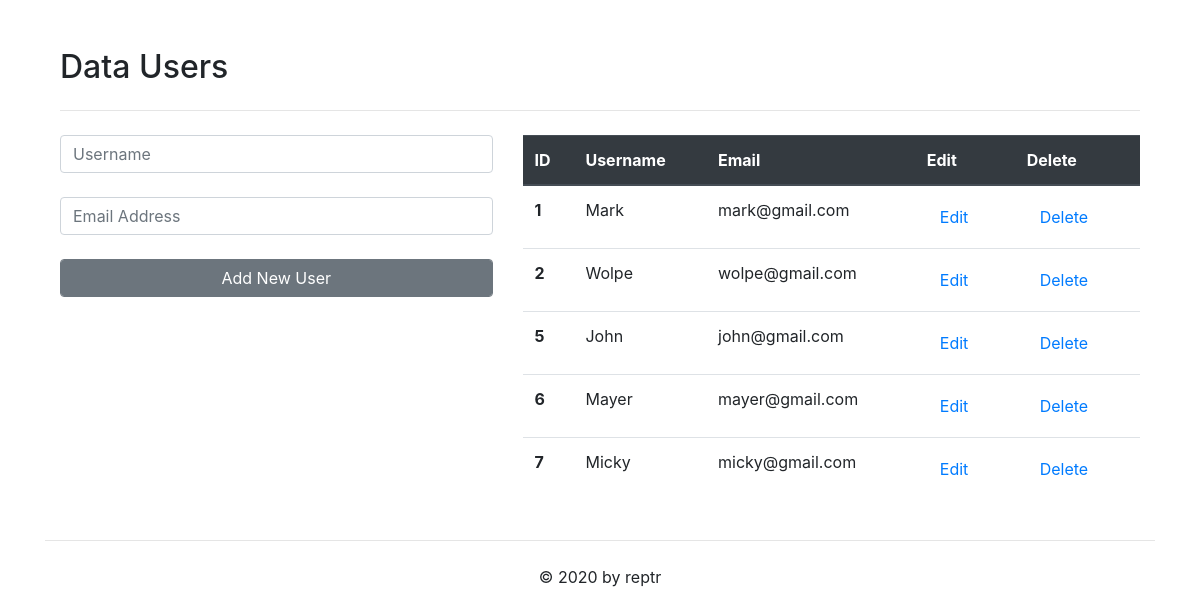
The page / on the database its author committed.
### tables this page shows
CREATE TABLE `users` (
  `user_id` int(11) NOT NULL,
  `user_name` varchar(50) NOT NULL,
  `user_email` varchar(100) NOT NULL,
  `user_password` varchar(255) NOT NULL
);

### index.php (the view, shortened to what this page needs)
<?php require_once('./includes/header.php') ?>
<body>
    <div class="container">
        <div class="col-md-12">
            <h2 class="mt-5">Data Users</h2>
            <hr class="my-4">
            <div class="row mt-2">
                <div class="col-md-5">
                    <form class="form-group" action="./index.php" method="POST">
                        <input type="text" class="form-control" placeholder="Username" name="username">
                        <br>
                        <input type="text" class="form-control" placeholder="Email Address" name="email">
                        <br>
                        <button type="submit" class="form-control btn btn-secondary" name="addNewUser">Add New User</button>
                    </form>
                </div>
                <div class="col-md-7">
                    <table class="table py-5">
                        <thead class="thead-dark">
                            <tr>
                                <th scope="col">ID</th>
                                <th scope="col">Username</th>
                                <th scope="col">Email</th>
                                <th scope="col">Edit</th>
                                <th scope="col">Delete</th>
                            </tr>
                        </thead>
                        <tbody>
                            <?php
                                $sql = 'SELECT * FROM users';
                                $stmt = $pdo->prepare($sql);
                                $stmt->execute();
                                while ($users = $stmt->fetch(PDO::FETCH_ASSOC)) {
                                    $user_id    = $users['user_id'];
                                    $user_name  = $users['user_name'];
                                    $user_email = $users['user_email'];
                            ?>
                                    <tr>
                                        <th><?= $user_id ?></th>
                                        <td><?= $user_name ?></td>
                                        <td><?= $user_email ?></td>
                                        <td>
                                            <form action="edit-user.php" method="POST">
                                                <input type="submit" class="btn btn-link" value="Edit" name="submit">
                                            </form>
                                        </td>
                                        <td>
                                            <form action="index.php" method="POST">
                                                <input type="submit" class="btn btn-link" value="Delete" name="submit">
                                            </form>
                                        </td>
                                    </tr>
                            <?php
                                }
                            ?>
                        </tbody>
                    </table>
                </div>
            </div>
        </div>
    </div>
    <?php require_once('./includes/footer.php') ?>

### includes/header.php (shortened to what this page needs)
<!DOCTYPE html>
<html lang="en">
<head>
    <link rel="stylesheet" href="./css/bootstrap.min.css">
</head>

### includes/footer.php
    <div class="container">
        <hr class="my-4">
        <div class="text-center">
            &copy; 2020 by reptr
        </div>
    </div>
</body>
</html>

### rows shown on the page
users: user_id "1", user_name "Mark", user_email "mark@gmail.com"
users: user_id "2", user_name "Wolpe", user_email "wolpe@gmail.com"
users: user_id "5", user_name "John", user_email "john@gmail.com"
users: user_id "6", user_name "Mayer", user_email "mayer@gmail.com"
users: user_id "7", user_name "Micky", user_email "micky@gmail.com"
